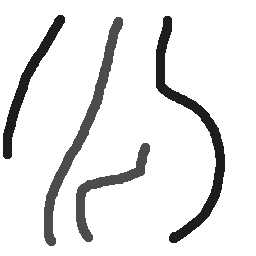
#> input picture Assignments_Submission/HW4-Segmentation/mask.png, 256 x 256 px
$ python -i main_bonus.py   (imports and definitions only)
#> lines starting #> are read from the running program, lines starting #| are printed output that depends on the picture
#> further down, picture is the input picture: shape (256, 256, 3); min 29, max 255, mean 230.7
# ================================================
# Skeleton codes for HW4
# Read the skeleton codes carefully and put all your
# codes into main function
# ================================================

import sys
import cv2
import numpy as np
from skimage.segmentation import slic
import maxflow
from scipy.spatial import Delaunay


# [6 lines left out: function help_message, not called in this run]


# Calculate the SLIC superpixels, their histograms and neighbors
def superpixels_histograms_neighbors(img):
    # SLIC
    segments = slic(img, n_segments=500, compactness=24)
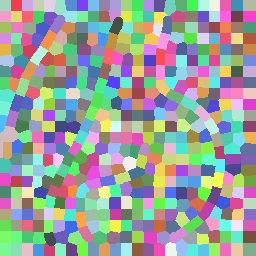
#> segments: shape (256, 256) int64; 493 distinct labels, from 1 to 493; one colour per label, 0 black
    segments_ids = np.unique(segments)
#> segments_ids = 493 values from 1 to 493

    # centers
    centers = np.array(
        [np.mean(np.nonzero(segments == i), axis=1) for i in segments_ids])
#> centers = 493 pairs, first value 4.43 to 249.9, second value 2.53 to 249.9

    # H-S histograms for all superpixels
    hsv = cv2.cvtColor(img.astype('float32'), cv2.COLOR_BGR2HSV)
#> hsv: shape (256, 256, 3) float32; mean H, S, V 0, 0, 230.7
    bins = [20, 20]  # H = S = 20
    ranges = [0, 360, 0, 1]  # H: [0, 360], S: [0, 1]
    colors_hists = np.float32([
        cv2.calcHist([hsv], [0, 1], np.uint8(segments == i), bins,
                     ranges).flatten() for i in segments_ids
    ])
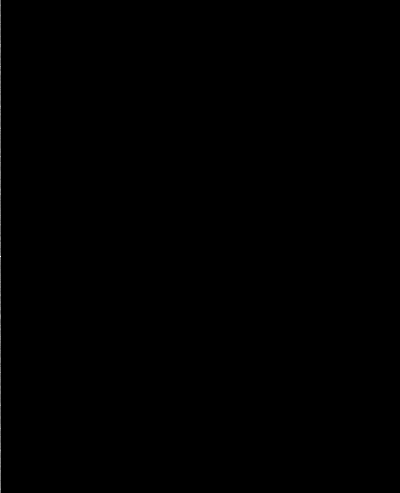
#> colors_hists: shape (493, 400) float32; min 0, max 280, mean 0.3; drawn with min black and max white

    # neighbors via Delaunay tesselation
    tri = Delaunay(centers)

    return (centers, colors_hists, segments, tri.vertex_neighbor_vertices)


# Get superpixels IDs for FG and BG from marking
# [4 lines left out: function find_superpixels_under_marking, not called in this run]


# Sum up the histograms for a given selection of superpixel IDs, normalize
def cumulative_histogram_for_superpixels(ids, histograms):
    h = np.sum(histograms[ids], axis=0)
    return h / h.sum()


# Get a bool mask of the pixels for a given selection of superpixel IDs
def pixels_for_segment_selection(superpixels_labels, selection):
    pixels_mask = np.where(np.isin(superpixels_labels, selection), True, False)
    return pixels_mask


# Get a normalized version of the given histograms (divide by sum)
def normalize_histograms(histograms):
    return np.float32([h / h.sum() for h in histograms])


# Perform graph cut using superpixels histograms
# [63 lines left out: functions do_graph_cut, RMSD, not called in this run]


drawing = False  # true if mouse is pressed
mode = True  # if True, background otherwise foreground
ix, iy = -1, -1
num_of_lines = 0
fg_pixels = []
bg_pixels = []


# mouse callback function
# [132 lines left out: functions draw_circle, calculate, not called in this run]


# [32 lines not run here, left out]

    # ======================================== #

    # read video file
    # output_name = sys.argv[3] + "mask.png"
    # cv2.imwrite(output_name, mask);

>>> import cv2
>>> picture = cv2.imread('../mask.png')
>>> result = superpixels_histograms_neighbors(picture)
#> result = 4 point arrays, longest 493 points
